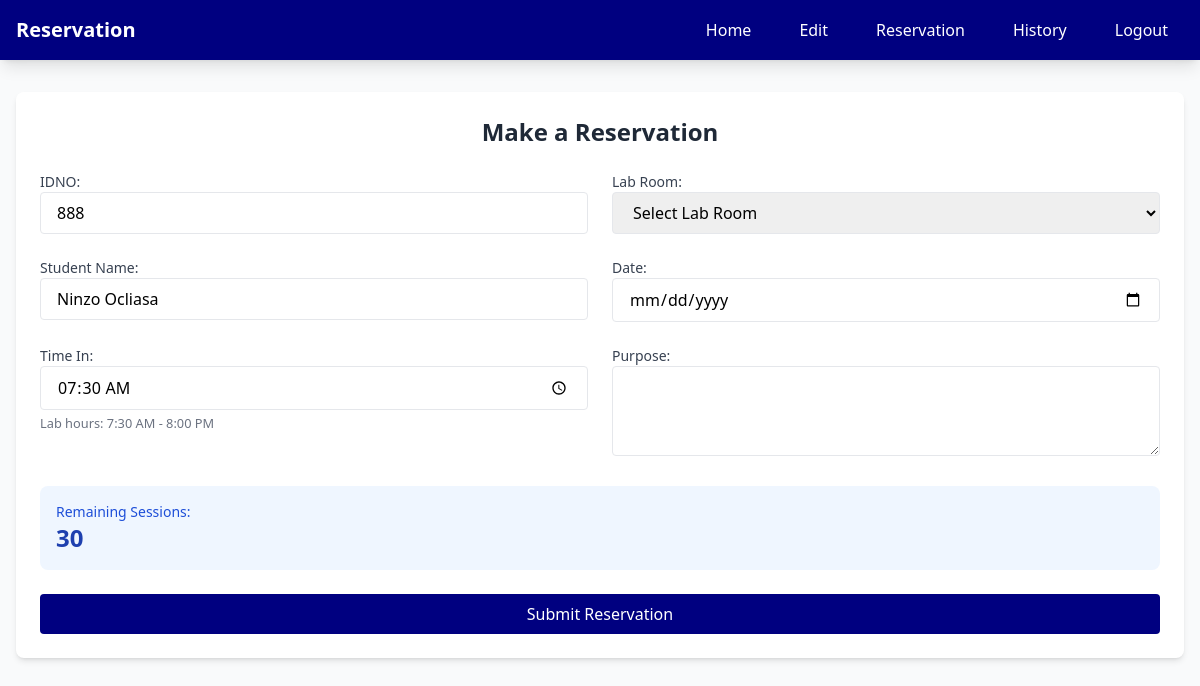
/reservation.php (signed in), run on an earlier commit of the app's database.
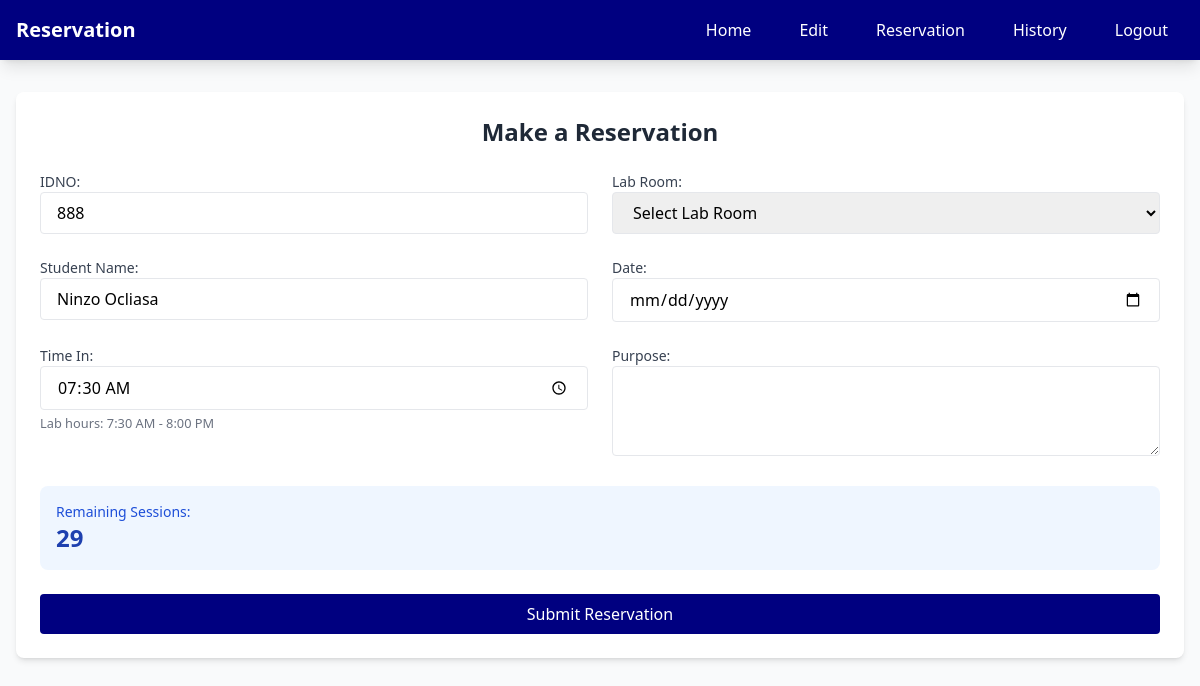
And on a later commit of the database.
### tables this page shows
CREATE TABLE `student_session` (
  `id_number` int(11) NOT NULL,
  `remaining_sessions` int(11) NOT NULL DEFAULT 30
);

### reservation.php (the view, shortened to what this page needs)
<?php
include 'header.php';
$servername = "localhost";
$username = "root";
$password = "";
$database = "users";
$conn = new mysqli($servername, $username, $password, $database);
$idno = $_SESSION['IDNO'];
$sql = "SELECT remaining_sessions FROM student_session WHERE id_number = ?";
$stmt = $conn->prepare($sql);
$stmt->bind_param("s", $idno);
$stmt->execute();
$result = $stmt->get_result();
$sessions = $result->fetch_assoc();
if (!$sessions) {
    $remainingSessions = 30;
} else {
    $remainingSessions = $sessions['remaining_sessions'];
}
$studentName = $_SESSION['firstname'] . ' ' . $_SESSION['lastname'];
?>
<nav class="bg-primary shadow-lg">
    <div class="max-w-7xl mx-auto px-4">
    <div class="flex justify-between items-center">
    <span class="text-white text-xl font-bold py-4">Reservation</span>
            <div class="flex space-x-4">
                <div class="hidden md:flex items-center space-x-4">
                    <a href="index.php" class="nav-link text-white hover:text-gray-200">Home</a>
                    <a href="edit_profile.php" class="nav-link text-white hover:text-gray-200">Edit</a>
                    <a href="reservation.php" class="nav-link text-white hover:text-gray-200">Reservation</a>
                    <a href="history.php" class="nav-link text-white hover:text-gray-200">History</a>
                    <a href="login.php" class="nav-link text-white hover:text-gray-200">Logout</a>
                </div>
            </div>
        </div>
    </div>
</nav>
<div class="max-w-7xl mx-auto px-4 py-8">
    <div class="bg-white rounded-lg shadow-md p-6 slide-in-top">
        <h2 class="text-2xl font-bold text-center text-gray-800 mb-6">Make a Reservation</h2>
        <form action="reservation.php" method="post" class="space-y-6">
            <div class="grid grid-cols-1 md:grid-cols-2 gap-6">
                <div>
                    <label class="block text-sm font-medium text-gray-700">IDNO: </label>
                    <input type="text" name="idno" class="form-control" value="<?php echo htmlspecialchars($idno); ?>" readonly>
                </div>
                <div>
                    <label class="block text-sm font-medium text-gray-700">Lab Room: </label>
                    <select name="lab_room" class="form-control" required>
                        <option value="">Select Lab Room</option>
                    </select>
                </div>
                <div>
                    <label class="block text-sm font-medium text-gray-700">Student Name: </label>
                    <input type="text" name="student_name" class="form-control" value="<?php echo htmlspecialchars($studentName); ?>" readonly>
                </div>
                <div>
                    <label class="block text-sm font-medium text-gray-700">Date: </label>
                    <input type="date" name="date" class="form-control" required>
                </div>
                <div>
                    <label class="block text-sm font-medium text-gray-700">Time In: </label>
                    <input type="time"
                           name="time_in"
                           class="form-control"
                           min="07:30"
                           max="20:00"
                           value="07:30"
                           required>
                    <small class="text-gray-500">Lab hours: 7:30 AM - 8:00 PM</small>
                </div>
                <div>
                    <label class="block text-sm font-medium text-gray-700">Purpose: </label>
                    <textarea name="purpose" class="form-control" rows="3" required></textarea>
                </div>
                <div class="bg-blue-50 p-4 rounded-lg col-span-2">
                    <label class="block text-sm font-medium text-blue-700">Remaining Sessions: </label>
                    <p class="text-2xl font-bold text-blue-800"><?php echo $remainingSessions; ?></p>
                </div>
            </div>
            <button type="submit" class="w-full btn-primary" <?php echo $remainingSessions <= 0 ? 'disabled' : ''; ?> name="submit_reservation">
                <?php echo $remainingSessions <= 0 ? 'No Sessions Available' : 'Submit Reservation'; ?>
            </button>
        </form>
    </div>
</div>

What changed in the data, as far as the page shows it:
added student_session: remaining_sessions "29"
Also different on the page:
$remainingSessions: "30" → (not shown)
